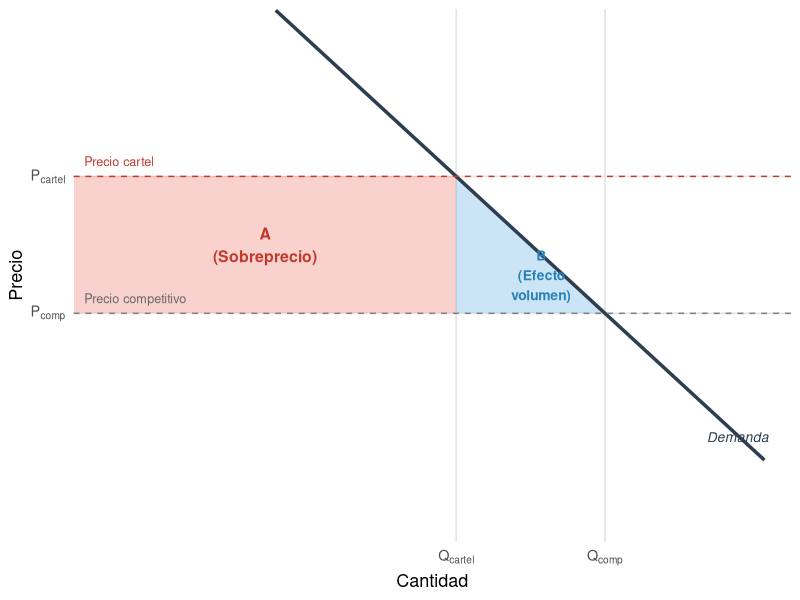
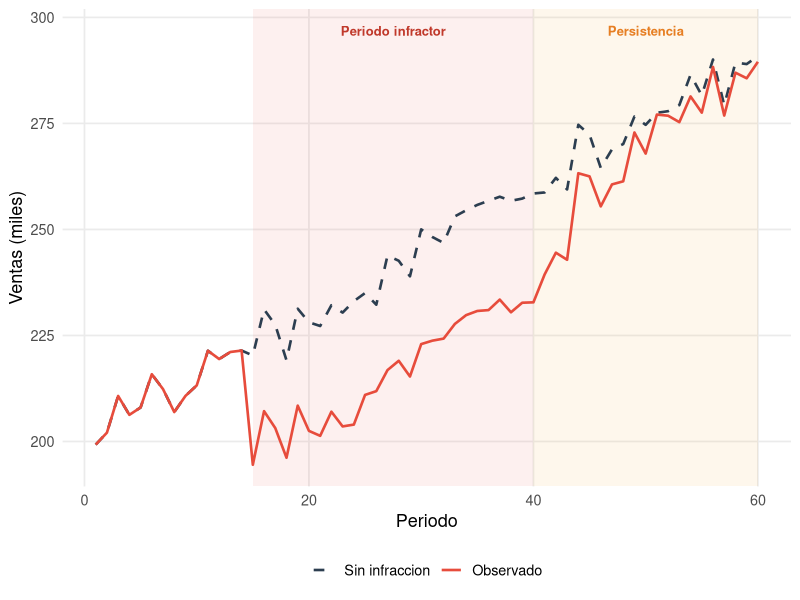

Source code (R) for these figures, in order:
## ---- chunk 1
#| label: setup-ch02
#| include: false
library(tidyverse)
library(kableExtra)
## ---- chunk 2
#| label: fig-sobreprecio-volumen
#| fig-cap: "Descomposición del daño de un cártel: sobreprecio (área A) y efecto volumen (área B). El daño total es A + B."
#| fig-width: 8
#| fig-height: 6

# Curva de demanda lineal simulada
p_comp <- 60       # Precio competitivo
p_cartel <- 78     # Precio cartelizado (sobreprecio ~30%)
q_comp <- 100      # Cantidad a precio competitivo
q_cartel <- 72     # Cantidad a precio cartelizado

# Puntos para la curva de demanda
slope <- (p_cartel - p_comp) / (q_cartel - q_comp)
intercept <- p_comp - slope * q_comp

q_range <- seq(30, 130, length.out = 200)
p_demand <- intercept + slope * q_range

df_demand <- tibble(q = q_range, p = p_demand)

ggplot() +
  # Área A: sobreprecio (rectángulo)
  annotate("rect",
           xmin = 0, xmax = q_cartel,
           ymin = p_comp, ymax = p_cartel,
           fill = "#e74c3c", alpha = 0.25) +
  # Área B: efecto volumen (triángulo)
  geom_polygon(
    data = tibble(
      q = c(q_cartel, q_comp, q_cartel),
      p = c(p_comp, p_comp, p_cartel)
    ),
    aes(x = q, y = p),
    fill = "#3498db", alpha = 0.25
  ) +
  # Curva de demanda
  geom_line(data = df_demand, aes(x = q, y = p),
            color = "#2c3e50", linewidth = 1.2) +
  # Líneas de precio
  geom_hline(yintercept = p_comp, linetype = "dashed", color = "grey50") +
  geom_hline(yintercept = p_cartel, linetype = "dashed", color = "#c0392b") +
  # Líneas de cantidad
  geom_segment(aes(x = q_cartel, y = 0, xend = q_cartel, yend = p_cartel),
               linetype = "dotted", color = "grey50") +
  geom_segment(aes(x = q_comp, y = 0, xend = q_comp, yend = p_comp),
               linetype = "dotted", color = "grey50") +
  # Etiquetas
  annotate("text", x = q_cartel / 2, y = (p_comp + p_cartel) / 2,
           label = "A\n(Sobreprecio)", fontface = "bold", size = 4, color = "#c0392b") +
  annotate("text", x = (q_cartel + q_comp) / 2 + 2, y = p_comp + 5,
           label = "B\n(Efecto\nvolumen)", fontface = "bold", size = 3.5, color = "#2980b9") +
  annotate("text", x = 2, y = p_cartel + 2,
           label = "Precio cartel", hjust = 0, size = 3.2, color = "#c0392b") +
  annotate("text", x = 2, y = p_comp + 2,
           label = "Precio competitivo", hjust = 0, size = 3.2, color = "grey40") +
  annotate("text", x = max(q_range) - 5, y = min(p_demand) + 3,
           label = "Demanda", size = 3.5, color = "#2c3e50", fontface = "italic") +
  scale_x_continuous(expand = c(0, 0), limits = c(0, 135),
                     breaks = c(q_cartel, q_comp),
                     labels = c(expression(Q[cartel]), expression(Q[comp]))) +
  scale_y_continuous(expand = c(0, 0), limits = c(30, 100),
                     breaks = c(p_comp, p_cartel),
                     labels = c(expression(P[comp]), expression(P[cartel]))) +
  labs(x = "Cantidad", y = "Precio") +
  theme_minimal(base_size = 13) +
  theme(panel.grid.minor = element_blank(),
        panel.grid.major = element_line(color = "grey90"))
## ---- chunk 3
#| label: tbl-mapa-conducta
#| tbl-cap: "Correspondencia entre conductas ilícitas, tipos de daño y métodos de cuantificación principales"

tibble(
  Conducta = c(
    "Cártel de fijación de precios",
    "Cártel de reparto de mercados",
    "Precios predatorios",
    "Margin squeeze",
    "Negativa de suministro",
    "Confusión / imitación desleal",
    "Denigración",
    "Violación de secretos",
    "Inducción a infracción contractual"
  ),
  `Tipo de daño principal` = c(
    "Sobreprecio + efecto volumen",
    "Sobreprecio + restricción de oferta",
    "Lucro cesante (exclusión)",
    "Lucro cesante (compresión de márgenes)",
    "Lucro cesante (exclusión)",
    "Lucro cesante (desviación clientela)",
    "Lucro cesante + daño reputacional",
    "Lucro cesante + pérdida ventaja competitiva",
    "Lucro cesante + daño emergente"
  ),
  `Métodos de referencia` = c(
    "Comparables, antes-y-después, DID, regresión de precios (Caps. 5--8)",
    "Comparables geográficos, antes-y-después (Caps. 5--6)",
    "Proyección contrafactual, comparables de rentabilidad (Caps. 5, 10)",
    "Análisis financiero-contable, test del competidor eficiente (Cap. 11)",
    "Proyección contrafactual, control sintético (Caps. 5, 14)",
    "Antes-y-después, proyección de ventas (Caps. 5, 10)",
    "Antes-y-después, event study, comparables (Caps. 5--6)",
    "Regalías razonables, valoración de intangibles (Cap. 10)",
    "Lucro cesante, coste de reemplazo (Cap. 10)"
  )
) |>
  kbl(booktabs = TRUE, escape = FALSE) |>
  kable_styling(latex_options = c("hold_position", "scale_down"),
                full_width = TRUE, font_size = 10) |>
  column_spec(1, bold = TRUE, width = "3.5cm") |>
  column_spec(2, width = "4.5cm") |>
  column_spec(3, width = "5.5cm")
## ---- chunk 4
#| label: fig-horizonte-temporal
#| fig-cap: "Horizonte temporal del daño: los efectos pueden persistir más allá del cese de la conducta ilícita"
#| fig-width: 9
#| fig-height: 5

set.seed(123)
n <- 60
t <- 1:n
t_inicio <- 15
t_fin <- 40

# Escenario contrafactual
ventas_cf <- 200 + 1.5 * t + rnorm(n, 0, 4)

# Escenario factual con período infractor y persistencia
ventas_f <- ventas_cf
# Durante la infracción: caída fuerte
ventas_f[t_inicio:t_fin] <- ventas_cf[t_inicio:t_fin] - 25 - rnorm(t_fin - t_inicio + 1, 0, 2)
# Persistencia post-infracción: recuperación gradual
if (t_fin < n) {
  periodos_post <- (t_fin + 1):n
  recuperacion <- 25 * exp(-0.15 * (periodos_post - t_fin))
  ventas_f[periodos_post] <- ventas_cf[periodos_post] - recuperacion + rnorm(length(periodos_post), 0, 2)
}

df_ht <- tibble(periodo = t, contrafactual = ventas_cf, factual = ventas_f)

ggplot(df_ht) +
  # Zona de infracción
  annotate("rect", xmin = t_inicio, xmax = t_fin, ymin = -Inf, ymax = Inf,
           fill = "#e74c3c", alpha = 0.08) +
  # Zona de persistencia
  annotate("rect", xmin = t_fin, xmax = n, ymin = -Inf, ymax = Inf,
           fill = "#f39c12", alpha = 0.08) +
  # Líneas
  geom_line(aes(x = periodo, y = contrafactual, color = "Contrafactual"), 
            linetype = "dashed", linewidth = 0.9) +
  geom_line(aes(x = periodo, y = factual, color = "Factual"), linewidth = 0.9) +
  # Etiquetas de zona
  annotate("text", x = (t_inicio + t_fin) / 2, y = max(ventas_cf) + 6,
           label = "Periodo infractor", size = 3.3, fontface = "bold", color = "#c0392b") +
  annotate("text", x = (t_fin + n) / 2, y = max(ventas_cf) + 6,
           label = "Persistencia", size = 3.3, fontface = "bold", color = "#e67e22") +
  scale_color_manual(values = c("Contrafactual" = "#2c3e50", "Factual" = "#e74c3c"),
                     labels = c("Sin infraccion", "Observado")) +
  labs(x = "Periodo", y = "Ventas (miles)", color = NULL) +
  theme_minimal(base_size = 13) +
  theme(legend.position = "bottom", panel.grid.minor = element_blank())
